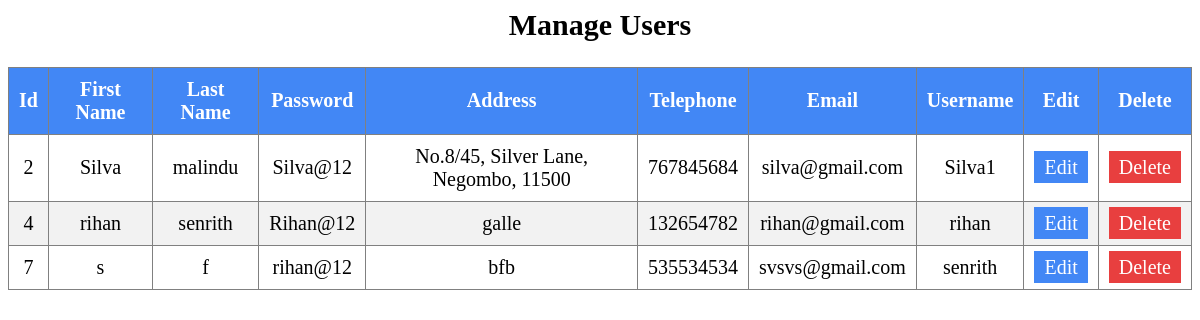
/uTrade/admin/bidder/bidder_table.php, run on the app's committed database.
### tables this page shows
CREATE TABLE `bidder` (
  `BidderID` int NOT NULL,
  `First_Name` varchar(16) NOT NULL,
  `Last_Name` varchar(16) NOT NULL,
  `Password` varchar(8) NOT NULL,
  `Address` varchar(60) NOT NULL,
  `Telephone` int NOT NULL,
  `Email` varchar(30) NOT NULL,
  `UserName` varchar(10) NOT NULL,
  `acc_type` varchar(15) NOT NULL
);

### uTrade/admin/bidder/bidder_table.php (the view, shortened to what this page needs)
<html>
  <head>
  </head>
  <body>
    <h2>Manage Users</h2>
    <?php include "conn.php"; ?>
    <table border="1">
      <thead>
        <tr>
          <th>Id</th>
          <th>First Name</th>
          <th>Last Name</th>
          <th>Password</th>
          <th>Address</th>
          <th>Telephone</th>
          <th>Email</th>
          <th>Username</th>
          <th>Edit</th>
          <th>Delete</th>
        </tr>
      </thead>
      <tbody>
        <?php
        $query = "SELECT * FROM `bidder`";
        $result = mysqli_query($conn, $query);
        while ($row = mysqli_fetch_assoc($result)) {
          $BidderID = $row['BidderID'];
          $First_Name = $row['First_Name'];
          $Last_Name = $row['Last_Name'];
          $Password = $row['Password'];
          $Address = $row['Address'];
          $Telephone = $row['Telephone'];
          $Email = $row['Email'];
          $Username = $row['UserName'];
          ?>
          <tr>
            <td><?php echo $BidderID; ?></td>
            <td><?php echo $First_Name; ?></td>
            <td><?php echo $Last_Name; ?></td>
            <td><?php echo $Password; ?></td>
            <td><?php echo $Address; ?></td>
            <td><?php echo $Telephone; ?></td>
            <td><?php echo $Email; ?></td>
            <td><?php echo $Username; ?></td>
            <td>
              <a href="bidder_edit_form.php?updateid=<?php echo $BidderID; ?>" id="update">Edit</a>
            </td>
            <td>
              <a href="bidder_table_del.php?deleteid=<?php echo $BidderID; ?>" id="delete">Delete</a>
            </td>
          </tr>
        <?php
        }
        ?>
      </tbody>
    </table>
  </body>
</html>

### uTrade/admin/bidder/bidder_table.php (style rules this page uses)
table { margin-left: auto; margin-right: auto; border-collapse: collapse; width: 100%; }
th, td { font-size: 20px; padding: 10px; text-align: center; }
th { background-color: #4287f5; color: white; }
tr:nth-child(even) { background-color: #f2f2f2; }
#update { background-color: #4287f5; color: white; padding: 5px 10px; text-decoration: none; }
#delete { background-color: #e83f3f; color: white; padding: 5px 10px; text-decoration: none; }
h2 { text-align: center; font-size: 30px; }

### data on the page
bidder: BidderID "2", First_Name "Silva", Last_Name "malindu", Password "Silva@12", Address "No.8/45, Silver Lane, Negombo, 11500", Telephone "767845684", Email "silva@gmail.com", UserName "Silva1"
bidder: BidderID "4", First_Name "rihan", Last_Name "senrith", Password "Rihan@12", Address "galle", Telephone "132654782", Email "rihan@gmail.com", UserName "rihan"
bidder: BidderID "7", First_Name "s", Last_Name "f", Password "rihan@12", Address "bfb", Telephone "535534534", Email "svsvs@gmail.com", UserName "senrith"
